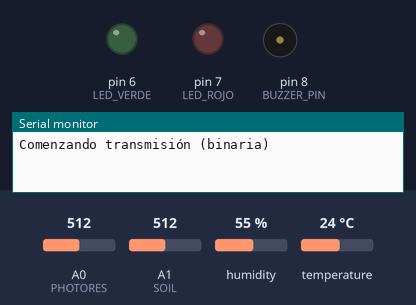
A sketch run on a simulated Arduino Uno, built with avr-gcc and run on an emulated ATmega328P. On the bench: output pins drawn as LEDs (lit = HIGH), buzzer (waves = sounding, pin HIGH), the last lines printed to the serial monitor. The test bench sets the inputs (shaded band); at power-on: A0 (PHOTORES) = 512, A1 (SOIL) = 512, humidity 55 %, temperature 24 °C. No radio packets arrive unless stated.

Above: at 0.1 s.
At 5.1 s:
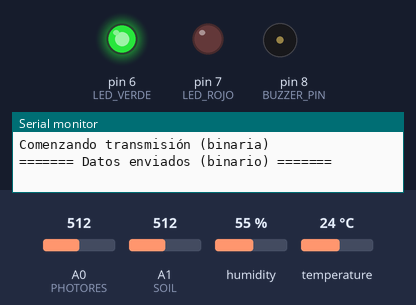
Timing chart, 0 to 6.6 s (numbered marks = the images above):
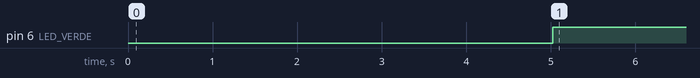

The sketch:

Emisor.ino
```cpp
#include <DHT.h>
#include <VirtualWire.h>
#include <stdint.h> // Para usar int16_t

#define DHTPIN 2
#define PHOTORES A0
#define DHTTYPE DHT11
#define SOIL A1
#define TX_PIN 9
#define BUZZER_PIN 8
#define LED_VERDE 6
#define LED_ROJO 7

const unsigned long INTERVALO_LECTURA = 5000;

DHT dht(DHTPIN, DHTTYPE);
unsigned long ultimaLectura = 0;

void setup() {
  Serial.begin(9600);
  dht.begin();

  pinMode(BUZZER_PIN, OUTPUT);
  pinMode(LED_VERDE, OUTPUT);
  pinMode(LED_ROJO, OUTPUT);

  Serial.println("Comenzando transmisión (binaria)");

  vw_setup(2000);
  vw_set_tx_pin(TX_PIN);
}

void notificarError(const char* mensaje, int tono) {
  Serial.println(mensaje);
  tone(BUZZER_PIN, tono);
  digitalWrite(LED_VERDE, LOW);
  digitalWrite(LED_ROJO, HIGH);
  delay(1000);
  noTone(BUZZER_PIN);
}

void loop() {
  unsigned long ahora = millis();

  if (ahora - ultimaLectura >= INTERVALO_LECTURA) {
    ultimaLectura = ahora;

    float humedad = dht.readHumidity();
    float temperatura = dht.readTemperature();
    float indiceCalor = dht.computeHeatIndex(temperatura, humedad, false);
    int16_t valorLuz = analogRead(PHOTORES);     // 0–1023
    int16_t humedadSuelo = analogRead(SOIL);     // 0–1023
    int16_t error = 0;

    if (isnan(humedad) || isnan(temperatura)) {
      notificarError("Error en la lectura del sensor DHT", 1000);
      error = 1;
    } else if (valorLuz < 5) {
      notificarError("Error en la lectura del fotoresistor", 1500);
      error = 2;
    } else if (humedadSuelo < 5 || humedadSuelo > 1030) {
      notificarError("Error en la lectura del sensor de humedad de suelo", 2000);
      error = 3;
    } else {
      digitalWrite(LED_VERDE, HIGH);
      digitalWrite(LED_ROJO, LOW);
    }

    // Preparar buffer binario de 18 bytes: 3 floats (12 bytes) + 3 int16_t (6 bytes)
    uint8_t buffer[18];
    int idx = 0;

    memcpy(&buffer[idx], &humedad, sizeof(float));        idx += sizeof(float);
    memcpy(&buffer[idx], &temperatura, sizeof(float));    idx += sizeof(float);
    memcpy(&buffer[idx], &indiceCalor, sizeof(float));    idx += sizeof(float);
    memcpy(&buffer[idx], &valorLuz, sizeof(int16_t));     idx += sizeof(int16_t);
    memcpy(&buffer[idx], &humedadSuelo, sizeof(int16_t)); idx += sizeof(int16_t);
    memcpy(&buffer[idx], &error, sizeof(int16_t));        idx += sizeof(int16_t);

    vw_send(buffer, sizeof(buffer));
    vw_wait_tx(); // Esperar a que se complete la transmisión

    Serial.println("======= Datos enviados (binario) =======");
    Serial.print("H: "); Serial.println(humedad);
    Serial.print("T: "); Serial.println(temperatura);
    Serial.print("IC: "); Serial.println(indiceCalor);
    Serial.print("Luz: "); Serial.println(valorLuz);
    Serial.print("Suelo: "); Serial.println(humedadSuelo);
    Serial.print("Error: "); Serial.println(error);

    delay(200); // Pequeño delay para evitar transmisiones seguidas
  }
}
```

Measured:
- by itself, pin 6 (LED_VERDE): LOW → HIGH at 5.0 s
